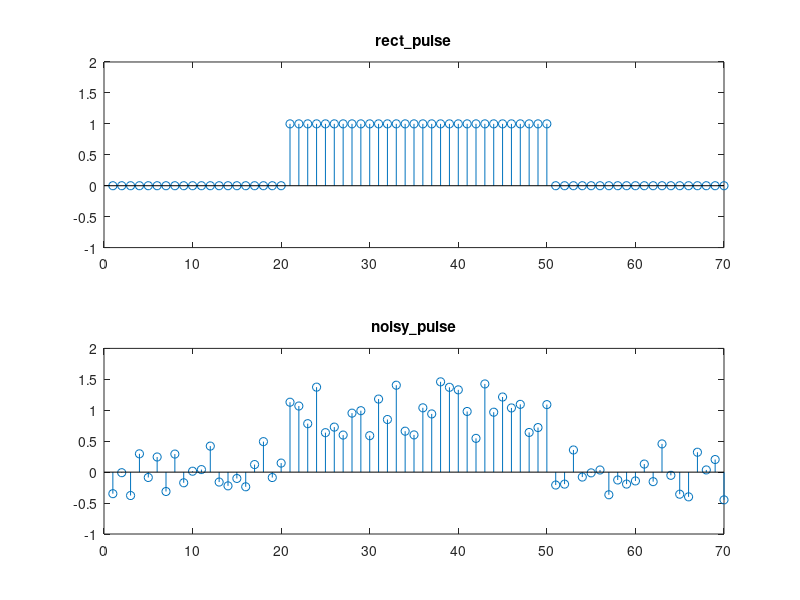
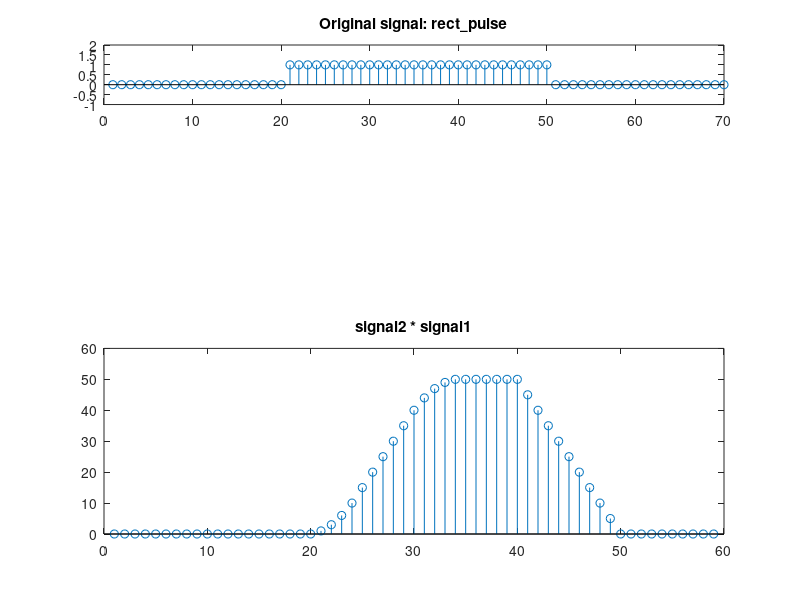
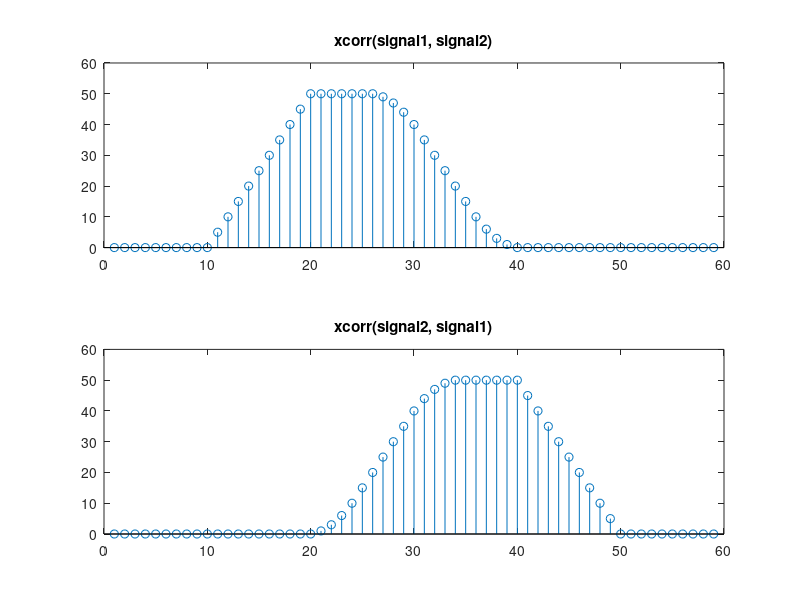

Here is the MATLAB script that generated these plots, in order: (Note: this script raises an error after producing the figures.)
%%%%%%%%%%%%%%%%%%%%% Part One: Task 1 %%%%%%%%%%%%%%%%%%%%%%%%%%%%
%% Εξέταση αντιμεταθετικής ιδιότητας για συσχέτιση και συνέλιξη. %%

signal1 = [zeros(1, 10) ones(1, 10) zeros(1, 10)];
signal2 = [zeros(1, 10) 1:5 5*ones(1, 15) ];

figure(1);
subplot(2, 1, 1); stem(signal1); ylim([0 1.5]); title('signal1');
subplot(2, 1, 2); stem(signal2); ylim([0 10]); title('signal2');

% Συνέλιξη

conv1 = conv(signal1, signal2);
conv2 = conv(signal2, signal1);

figure(2);
subplot(2, 1, 1); stem(conv1); ylim([0 60]); title('signal1 * signal2');
subplot(2, 1, 2); stem(conv2); ylim([0 60]); title('signal2 * signal1');

    % Ελέγχω αν τα αποτελέσματα των δύο πράξεων συνέλιξης είναι ίσα.
    % Αν η διαφορά τους επιστρέψει μηδενικό διάνυσμα, τότε είναι ίσα και
    %   επιβεβαιώνεται η αντιμεταθετική ιδιότητα της συνέλιξης για αυτά τα
    %   δύο σήματα.
conv1 - conv2

% Συσχέτιση

corr1 = xcorr(signal1, signal2);
corr2 = xcorr(signal2, signal1);

figure(3);
subplot(2, 1, 1); stem(corr1); ylim([0 60]); 
title('xcorr(signal1, signal2)');

subplot(2, 1, 2); stem(corr2); ylim([0 60]); 
title('xcorr(signal2, signal1)');

    % Ελέγχω αν τα αποτελέσματα των δύο πράξεων συσχέτισης είναι ίσα.
    % Αν η διαφορά τους επιστρέψει μηδενικό διάνυσμα, τότε είναι ίσα και
    %   επιβεβαιώνεται η αντιμεταθετική ιδιότητα της συσχέτισης για αυτά τα
    %   δύο σήματα.
corr1 - corr2

clear;
%%%%%%%%%%%%%%%%%%%%% Part One: Task 2 %%%%%%%%%%%%%%%%%%%%%%%%%%%%%%%%%%%%%%%%
%% Μελέτη δράσης συστήματος κινούμενου μέσου σε σχέση με το εύρος παραθύρου. %%

% Αρχικός ορθογώνιος παλμός
rect_pulse = [zeros(1, 20) ones(1, 30) zeros(1, 20)];

% Ορθογώνιος παλμός με πρόσθετο θόρυβο (του οποίο οι τιμές δεν ξεπερνουν το
% +-0.5)
noisy_pulse = rect_pulse + rem(randn(1, 70), 0.5);

figure(1);
subplot(2, 1, 1); stem(rect_pulse); ylim([-1 2]); title('rect\_pulse');
subplot(2, 1, 2); stem(noisy_pulse); ylim([-1 2]); title('noisy\_pulse');

figure(2);
% Αρχικό σήμα
subplot(5, 1, 1); stem(rect_pulse); ylim([-1 2]); 
title('Original signal: rect\_pulse');

% Εύρος παραθύρου = 3
mv_avg_w3 = moving_average(noisy_pulse, 3);
subplot(5, 1, 2); stem(mv_avg_w3); ylim([-1 2]); 
title('Result of moving average with window width 3: mv\_avg\_w3');

% Εύρος παραθύρου = 5
mv_avg_w5 = moving_average(noisy_pulse, 5);
subplot(5, 1, 3); stem(mv_avg_w5); ylim([-1 2]); 
title('Result of moving average with window width 5: mv\_avg\_w5');

% Εύρος παραθύρου = 9
mv_avg_w9 = moving_average(noisy_pulse, 9);
subplot(5, 1, 4); stem(mv_avg_w9); ylim([-1 2]); 
title('Result of moving average with window width 9: mv\_avg\_w9');

% Εύρος παραθύρου = 15
mv_avg_w15 = moving_average(noisy_pulse, 15);
subplot(5, 1, 5); stem(mv_avg_w15); ylim([-1 2]); 
title('Result of moving average with window width 15: mv\_avg\_w15');



clear;
%%%%%%%%%%%%%%%%%%%%% Part One: Task 3 %%%%%%%%%%%%%%%%%%%%%%%%%%%%%%%%%%%%%%%%%%%%%%%%%%%%%%%%%
%% Εφαρμογή μεταβολής ρυθμού δειγματοληψίας και μετ’ έπειτα υπολογισμός του καρδιακού ρυθμού. %%

load ECG_data

sample_x_axis = 1:100000;

time = sample_x_axis *(1/Fs);

% Αρχικό σήμα

figure(1); plot(time, signal); xlabel('sec'); title('Original signal'); 
ylim([-1 2]);
[tt,ignore] = ginput(2);
heart_rate_original = 1 / (tt(2) - tt(1))

% Μείωση ρυθμού δειγματοληψίας
figure(2);

    % Αρχικό σήμα
subplot(4, 1, 1); plot(time, signal); xlabel('sec'); 
title('Original signal'); ylim([-1 2]);

    % Μείωση ρυθμού δειγματοληψίας κατά 2
downsampled_2 = downsample(signal, 2);
time_downsampled = sample_x_axis(1:50000) * (2/Fs);
subplot(4, 1, 2); plot(time_downsampled, downsampled_2); xlabel('sec'); 
title('Downsampled by 2'); ylim([-1 2]);
[ttd,ignore] = ginput(2);
heart_rate_downsampled_2 = 1 / (ttd(2) - ttd(1))

    % Μείωση ρυθμού δειγματοληψίας κατά 4
downsampled_4 = downsample(signal, 4);
time_downsampled = sample_x_axis(1:25000) * (4/Fs);
subplot(4, 1, 3); plot(time_downsampled, downsampled_4); xlabel('sec'); 
title('Downsampled by 4'); ylim([-1 2]);
[ttd,ignore] = ginput(2);
heart_rate_downsampled_4 = 1 / (ttd(2) - ttd(1))

    % Μείωση ρυθμού δειγματοληψίας κατά 50
downsampled_50 = downsample(signal, 50);
time_downsampled = sample_x_axis(1:2000) * (50/Fs);
subplot(4, 1, 4); plot(time_downsampled, downsampled_50); xlabel('sec'); 
title('Downsampled by 50'); ylim([-1 2]);
[ttd,ignore] = ginput(2);
heart_rate_downsampled_50 = 1 / (ttd(2) - ttd(1))

% Αύξηση ρυθμού δειγματοληψίας
figure(3);

    % Αρχικό σήμα
subplot(4, 1, 1); plot(time, signal); xlabel('sec'); 
title('Original signal');  ylim([-1 2]);

    % Αύξηση ρυθμού δειγματοληψίας κατά 2
upsampled_2 = upsample(signal, 2);
time_upsampled = [1:200000] *(1/(2*Fs));
subplot(4, 1, 2); plot(time_upsampled, upsampled_2); xlabel('sec'); 
title('Upsampled by 2'); ylim([-1 2]);
[ttu,ignore] = ginput(2);
heart_rate_upsampled_2 = 1 / (ttu(2) - ttu(1))

    % Αύξηση ρυθμού δειγματοληψίας κατά 4
upsampled_4 = upsample(signal, 4);
time_upsampled = [1:400000] *(1/(4*Fs));
subplot(4, 1, 3); plot(time_upsampled, upsampled_4); xlabel('sec'); 
title('Upsampled by 4'); ylim([-1 2]);
[ttu,ignore] = ginput(2);
heart_rate_upsampled_4 = 1 / (ttu(2) - ttu(1))

    % Αύξηση ρυθμού δειγματοληψίας κατά 50
upsampled_50 = upsample(signal, 50);
time_upsampled = [1:5000000] *(1/(50*Fs));
subplot(4, 1, 4); plot(time_upsampled, upsampled_50); xlabel('sec'); 
title('Upsampled by 50'); ylim([-1 2]);
[ttu,ignore] = ginput(2);
heart_rate_upsampled_50 = 1 / (ttu(2) - ttu(1))


 %%%%%%%%

 
% Αλλαγή ρυθμού δειγματοληψίας κατά κλάσμα
figure(4);

    % Αρχικό σήμα
subplot(5, 1, 1); plot(time, signal); xlabel('sec'); title('Original signal');  ylim([-1 2]);

    % Αλλαγή ρυθμού δειγματοληψίας κατά 2/3
resampled_2_3 = resample(signal, 2, 3);
time_resampled = [1:66667] * (3/(2*Fs));
subplot(5, 1, 2); plot(time_resampled, resampled_2_3); xlabel('sec'); title('Resampled by 2/3'); ylim([-1 2]);
[ttu,ignore] = ginput(2);
heart_rate_resampled_2_3 = 1 / (ttu(2) - ttu(1))

    % Αλλαγή ρυθμού δειγματοληψίας κατά 6/4
resampled_6_4 = resample(signal, 6, 4);
time_resampled = [1:150000] *(4/(6*Fs));
subplot(5, 1, 3); plot(time_resampled, resampled_6_4); xlabel('sec'); title('Resampled by 6/4'); ylim([-1 2]);
[ttu,ignore] = ginput(2);
heart_rate_resampled_6_4 = 1 / (ttu(2) - ttu(1))

    % Αλλαγή ρυθμού δειγματοληψίας κατά 500/9
resampled_500_9 = resample(signal, 500, 9);
time_resampled = [1:5555556] *(9/(500*Fs));
subplot(5, 1, 4); plot(time_resampled, resampled_500_9); xlabel('sec'); title('Resampled by 500/9'); ylim([-1 2]);
[ttu,ignore] = ginput(2);
heart_rate_resampled_500_9 = 1 / (ttu(2) - ttu(1))

    % Αλλαγή ρυθμού δειγματοληψίας κατά 9/500
resampled_9_500 = resample(signal, 9, 500);
time_resampled = [1:1800] *(500/(9*Fs));
subplot(5, 1, 5); plot(time_resampled, resampled_9_500); xlabel('sec'); title('Resampled by 9/500'); ylim([-1 2]);
[ttu,ignore] = ginput(2);
heart_rate_resampled_9_500 = 1 / (ttu(2) - ttu(1))
